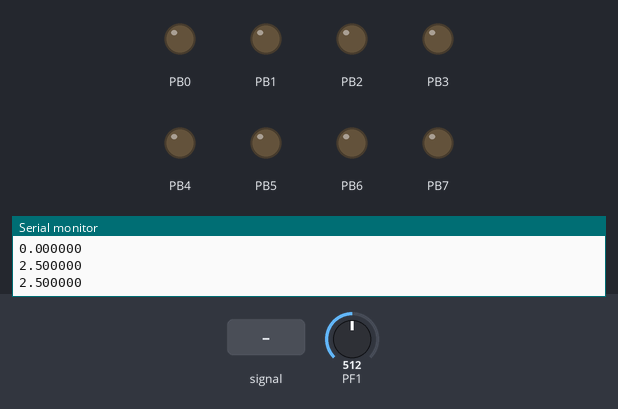
This program was run on a simulated ATmega128, built with avr-gcc and emulated at 16 MHz. On the bench: output pins drawn as LEDs (lit = HIGH), the last lines printed to the serial monitor. The inputs (shaded band) are chosen by the test bench; at power-on: PF1 = 512.

Above: at 1.2 s.
1.3 s: PF1 fed a 200 Hz sine of ±460 counts around its level
At 4.1 s:
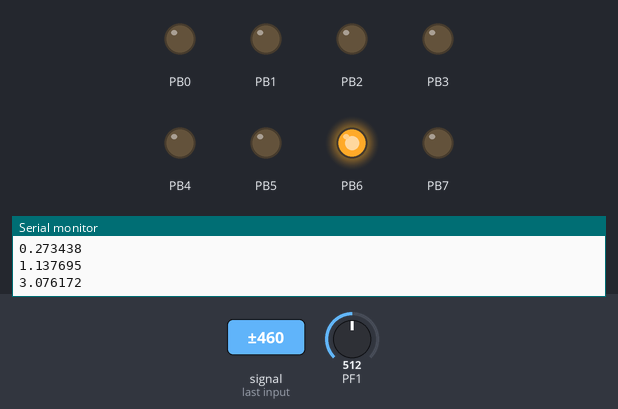
4.3 s: PF1 set to 716
At 5.3 s:
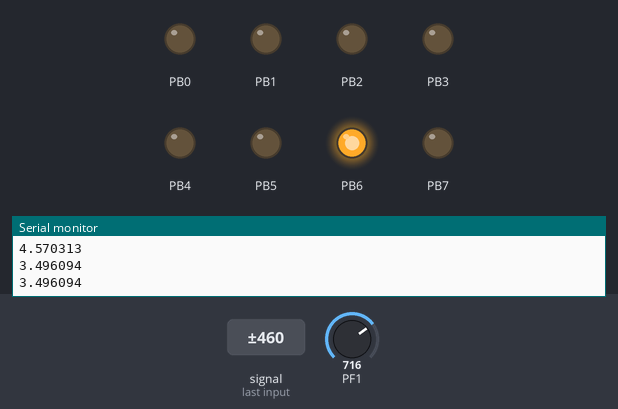
5.8 s: PF1 set to 632
7.4 s: PF1 set to 601
At 8.6 s:
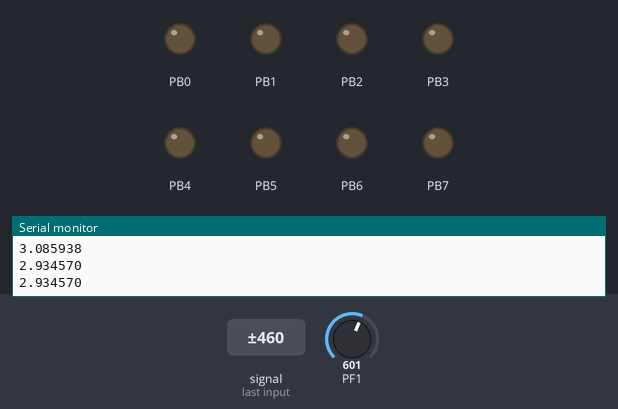
Timing chart, 0 to 10.3 s (numbered marks = the images above; inputs shaded):
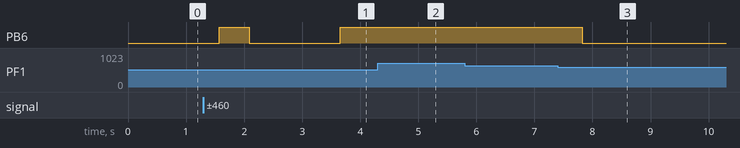

The program:

main.c
```c
#define F_CPU 16000000UL
#include <avr/io.h>
#include <util/delay.h>
#include "UART0.h"
#include <string.h>
#include <stdio.h>
#include <avr/interrupt.h>

#define SpeedMotor1(s)	OCR1B = s
volatile unsigned int adc_value;

FILE OUTPUT
= FDEV_SETUP_STREAM(UART0_transmit, NULL, _FDEV_SETUP_WRITE);
FILE INPUT
= FDEV_SETUP_STREAM(NULL, UART0_receive, _FDEV_SETUP_READ);

void InitializeTimer1(void)
{
	TCCR1A |= (1<<WGM10);
	TCCR1B |= (1<<WGM12);
	TCCR1A |= (1<<COM1B1);
	TCCR1B |= (1<<CS11) | (1<<CS10);

	OCR1B = 0;
}

void ADC_init(unsigned char channel)
{
	ADMUX |= (1<<REFS0);
	ADCSRA |= 0x07;
	ADCSRA |= (1<<ADEN);
	ADCSRA |= (1<<ADFR);
	ADCSRA |= (1<<ADIE);

	ADMUX = ((ADMUX & 0xE0) | channel);
	ADCSRA |= (1<<ADSC);
	sei();
}

ISR(ADC_vect)
{
	adc_value = ADC;
}

int main(void)
{
	stdout = &OUTPUT;
	stdin = &INPUT;

	UART0_init();
	ADC_init(1);

	DDRB = 0xff;
	PORTB = 0x00;

	InitializeTimer1();

	while(1)
	{
		float input_volt = (adc_value * 5.0)/1024.0;
		printf("%f\r\n", input_volt);
		if(input_volt >= 3)
		{
			SpeedMotor1(255);
		}
		else
		{
			SpeedMotor1(0);
		}
		_delay_ms(500);
	}
	return 0;
}
```

UART0.c
```c
#include <avr/io.h>

void UART0_init(void)
{
	UBRR0H = 0x00;
	UBRR0L = 207;
	UCSR0A |= _BV(U2X0);
	UCSR0C |= 0x06;

	UCSR0B |= _BV(RXEN0);
	UCSR0B |= _BV(TXEN0);
}
void UART0_transmit(char data)
{
	while(!(UCSR0A & (1<<UDRE0)));
	UDR0 = data;
}
unsigned char UART0_receive(void)
{
	while(!(UCSR0A & (1<<RXC0)));
	return UDR0;
}
void UART0_print_string(char *str)
{
	for(int i=0;str[i];i++)
	{
		UART0_transmit(str[i]);
	}
}
void UART0_print_1_byte_number(uint8_t n)
{
	char numString[4] = "0";
	int i, index = 0;
	if(n>0)
	{
		for(i=0;n!=0;i++)
		{
			numString[i] = n%10+'0';
			n = n/10;
		}
		numString[i] = '\0';
		index = i-1;
	}
	for(i=index;i>=0;i--)
	{
		UART0_transmit(numString[i]);
	}
}
```

UART0.h
```c
#ifndef UART0_H_
#define UART0_H_

void UART0_init(void);
void UART0_transmit(char data);
unsigned char UART0_receive(void);
void UART0_print_string(char *str);
void UART0_print_1_byte_number(uint8_t n);

#endif
```

Measured:
- the behaviour switches between 615 and 614 on PF1 (found by bisection; images 2 and 3)
- after the input at 1.3 s, PB6: LOW → HIGH after 0.27 s, → LOW 0.52 s later, → HIGH 1.6 s later
- after the input at 4.3 s, PB6: stays HIGH (without the input it goes to LOW after 0.92 s)
- after the input at 7.4 s, PB6: HIGH → LOW after 0.42 s
